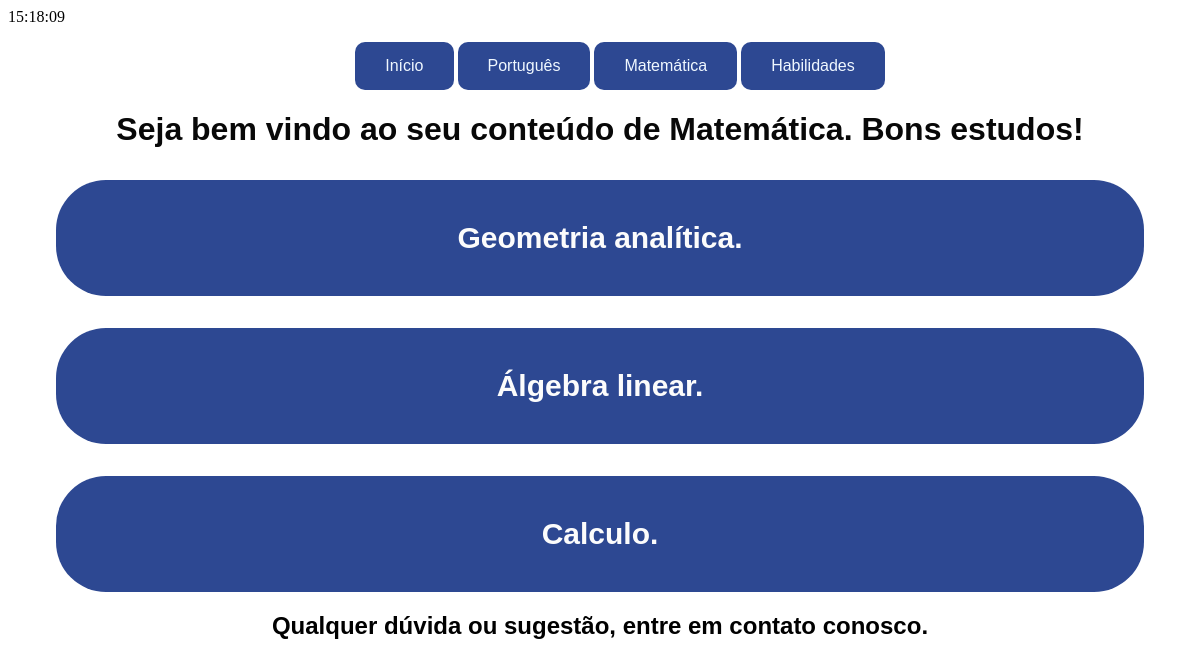
Page /math on the earlier database version.
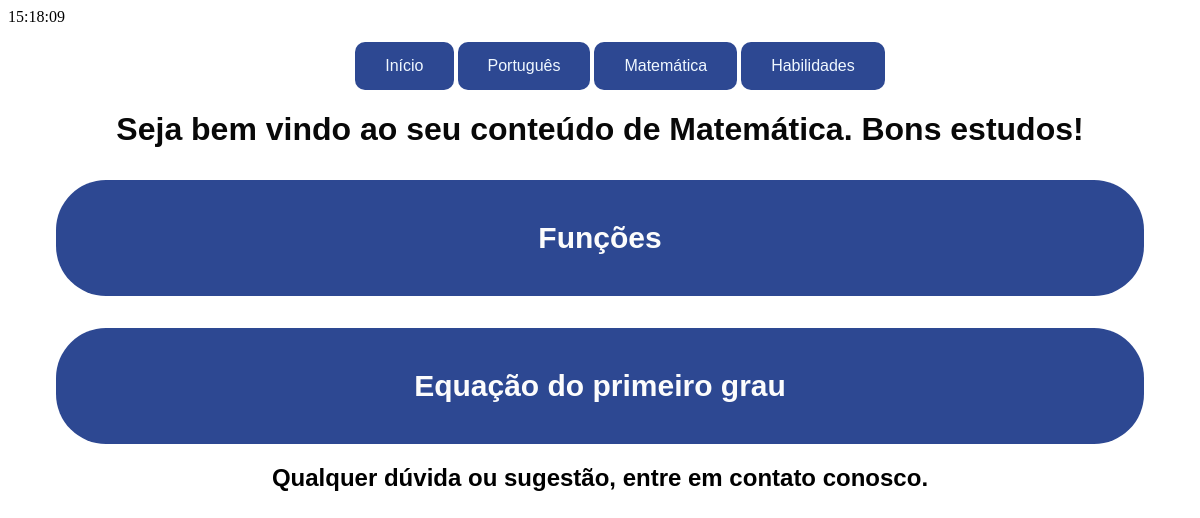
Same page on the later database version.
### pages/models.py (models this page shows)
class Matematica(models.Model):
    titulo = models.CharField(max_length= 200)
    p1 = models.TextField(blank= True)
    p2 = models.TextField(blank= True)
    p3 = models.TextField(blank= True)
    nome_arquivo1 = models.CharField(blank= True, max_length= 200)
    link_arquivo1 = models.URLField(blank= True, max_length= 300)
    nome_arquivo2 = models.CharField(blank= True, max_length= 300)
    id_video = models.TextField(blank= True)
    atividades = models.CharField(blank= True, max_length= 200)
    link_arquivo3 = models.URLField(blank= True, max_length= 300)

### pages/views.py (the view)
def math(request):
    matematica = Matematica.objects.all( )
    dados= {
        'matematica':matematica
    }
    return render(request, 'math.html', dados)

### pages/templates/math.html (shortened to what this page needs)
{% extends 'base.html' %}
{% load static %}
{% block content %}
    <header>
    <h1>Seja bem vindo ao seu conteúdo de Matemática. Bons estudos!</h1>
    </header>
    {% if matematica %}
    {% for conteudo in matematica %}
    <div class="container-content">
        <a class="link" href="{% url 'matematica' conteudo.id %}">
            <div class="cantainer-link">
                  <h2 class="container-title">{{ conteudo.titulo }}</h2>
            </div>
        </a>
    </div>
    {% endfor %}
    {% endif %}
{% endblock %}

### pages/templates/base.html (shortened to what this page needs)
{% load static %}
<!DOCTYPE html>
<html lang="pt-br">
<head>
    <link rel="stylesheet" type="text/css" href="{% static 'css\style.css' %}" media="screen" />
        <div id="txt">
        </div>
</head>
<body>
    <menu>
        <header>
            <a class="head" href="{% url 'index' %}">
                <div class="btn">Início</div>
            </a>
            <a class="head" href="{% url 'port' %}">
                <div class="btn">Português</div>
            <a class="head" href="{% url 'math' %}">
                <div class="btn">Matemática</div>
            </a>
            <a class="head" href="{% url 'habil' %}">
                <div class="btn">Habilidades</div>
            </a>
        </header>
    </menu>
    {% block content %} {% endblock %}
    <footer>
        <h2>Qualquer dúvida ou sugestão, entre em contato conosco.</h2>
    </footer>
</body>
</html>

### pages/static/css/style.css (style rules this page uses)
menu { max-width: 100%; align-items: center; align-content: center; }
header { text-align: center; color: rgb(3, 3, 3); }
h1 { text-align: center; font-family: helvetica; color: rgb(8, 8, 8); }
h2 { font-family: helvetica; text-align: center; color: black; }
.container-content { margin-top: 2rem; margin-left: 3rem; margin-right: 3rem; padding: 1rem; text-align: justify; text-align: center; align-self: center; align-content: center; font-family:Helvetica; background: rgb(45, 72, 146); border-radius: 50px; user-select: none; cursor: pointer; }
.container-title { font-family: Helvetica; font-size: 30px; text-decoration: none; user-select: none; cursor: pointer; text-align: center; text-decoration: none; color: rgb(252, 252, 252) }
.link { font-family: impact; text-align: center; text-decoration: none; color: rgb(255, 255, 255); }
.btn { max-inline-size: flex; max-width: flex; display: inline-flex; text-align: center; align-self: center; align-content: center; align-items: center; padding: 15px 30px; font-family: helvetica; background: rgb(45, 72, 146); border-radius: 10px; user-select: none; cursor: pointer; }
.head { text-align: center; text-decoration: none; color: aliceblue; }
footer { margin: 10rem, 10rem; font-family: helvetica; text-align: center; }

Differences in the rows shown:
removed Matematica: titulo "Calculo."
changed Matematica: titulo "Geometria analítica." → "Funções"
changed Matematica: titulo "Álgebra linear." → "Equação do primeiro grau"
